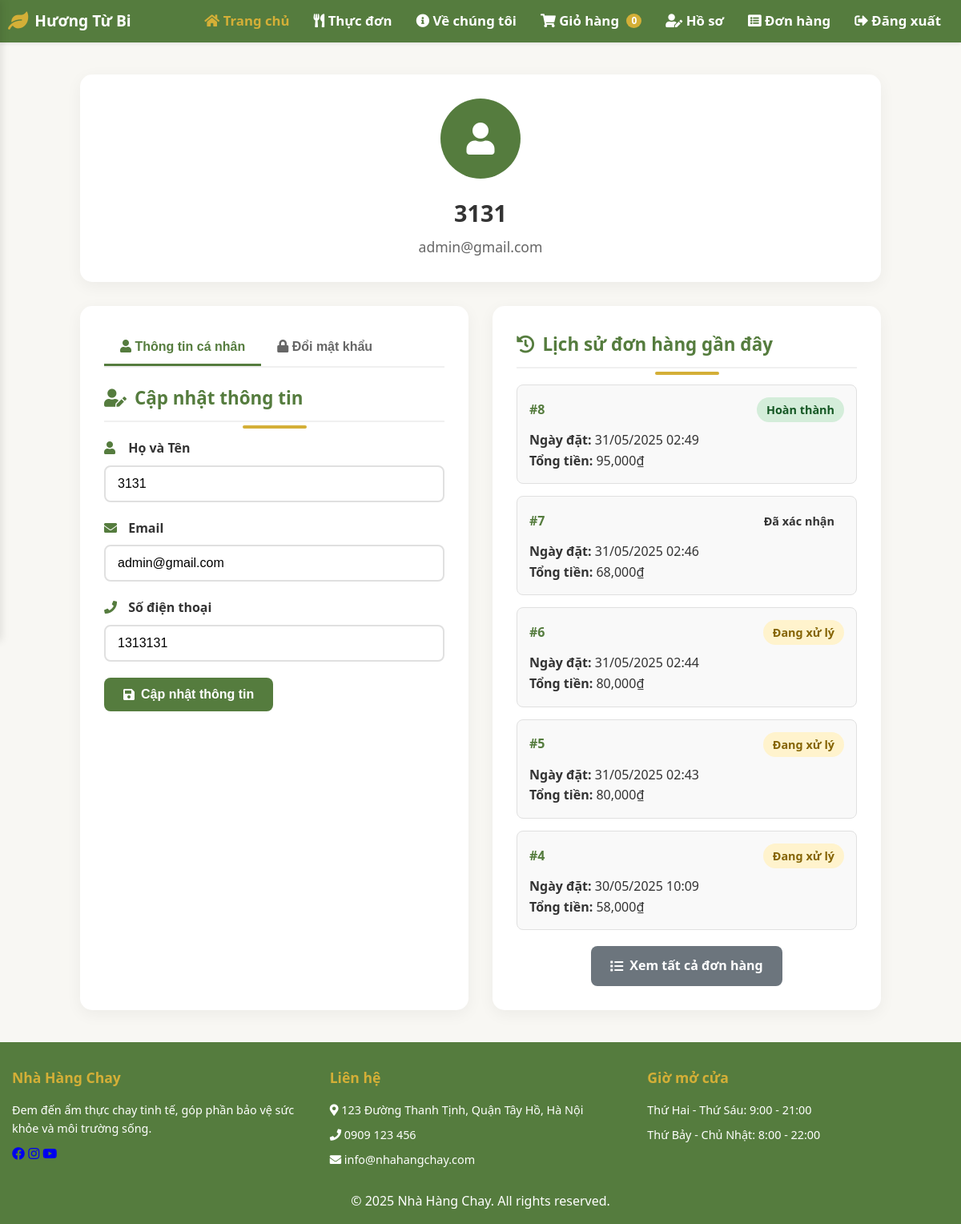
The app's page /profile.php (signed in) with its own data.
### tables this page shows
CREATE TABLE `users` (
  `id` int(11) NOT NULL,
  `name` varchar(100) DEFAULT NULL,
  `email` varchar(100) DEFAULT NULL,
  `role` varchar(100) DEFAULT NULL,
  `password` varchar(255) DEFAULT NULL,
  `created_at` timestamp NOT NULL DEFAULT current_timestamp(),
  `phone` varchar(50) NOT NULL,
  `status` varchar(50) NOT NULL DEFAULT 'active'
);

CREATE TABLE `orders` (
  `id` int(11) NOT NULL,
  `user_id` int(11) NOT NULL,
  `order_number` varchar(50) NOT NULL,
  `customer_name` varchar(100) NOT NULL,
  `customer_phone` varchar(20) NOT NULL,
  `customer_email` varchar(100) DEFAULT NULL,
  `delivery_address` text NOT NULL,
  `notes` text DEFAULT NULL,
  `payment_method` enum('cod','bank','momo','vnpay') DEFAULT 'cod',
  `subtotal` decimal(10,2) NOT NULL,
  `shipping_fee` decimal(10,2) NOT NULL,
  `total_amount` decimal(10,2) NOT NULL,
  `status` varchar(50) DEFAULT 'pending',
  `created_at` timestamp NOT NULL DEFAULT current_timestamp(),
  `updated_at` datetime NOT NULL DEFAULT current_timestamp(),
  `confirmed_at` datetime DEFAULT NULL,
  `shipped_at` datetime DEFAULT NULL,
  `delivered_at` datetime DEFAULT NULL,
  `completed_at` datetime DEFAULT NULL,
  `cancelled_at` datetime DEFAULT NULL
);

### helpers/database.php (called while the page is built, shortened)
<?php
function db_connect() {
    $host = 'localhost';
    $dbname = 'vegan';
    $username = 'root';
    $password = '';
    try {
        $pdo = new PDO("mysql:host=$host;dbname=$dbname;charset=utf8", $username, $password);
        $pdo->setAttribute(PDO::ATTR_ERRMODE, PDO::ERRMODE_EXCEPTION);
        return $pdo;
    } catch (PDOException $e) {
        die("Kết nối thất bại: " . $e->getMessage());
    }
}
function db_query_all($sql, $params = []) {
    $conn = db_connect();
    $stmt = $conn->prepare($sql);
    $stmt->execute($params);
    return $stmt->fetchAll(PDO::FETCH_ASSOC);
}
function db_query_one($sql, $params = []) {
    $conn = db_connect();
    $stmt = $conn->prepare($sql);
    $stmt->execute($params);
    return $stmt->fetch(PDO::FETCH_ASSOC);
}

### profile.php (the view, shortened to what this page needs)
<?php
require_once 'helpers/database.php';
$user_id = $_SESSION['user_id'];
try {
    $user = db_query_one("SELECT * FROM users WHERE id = ?", [$user_id]);
} catch (Exception $e) {
    $error_message = "Không thể lấy thông tin người dùng";
}
try {
    $orders = db_query_all("SELECT * FROM orders WHERE user_id = ? ORDER BY created_at DESC LIMIT 5", [$user_id]);
} catch (Exception $e) {
    $orders = [];
}
?>
<!DOCTYPE html>
<html lang="vi">
<head>
    <link rel="stylesheet" href="https://cdnjs.cloudflare.com/ajax/libs/font-awesome/5.15.3/css/all.min.css">
    <link rel="stylesheet" href="./assets/css/style.css">
</head>
<body>
    <?php include 'includes/header.php'; ?>
    <div class="profile-wrapper">
        <div class="profile-container">
            <div class="profile-header">
                <div class="profile-avatar">
                    <i class="fas fa-user"></i>
                </div>
                <div class="profile-name">
                    <?php echo htmlspecialchars($user['name']); ?>
                </div>
                <div class="profile-email">
                    <?php echo htmlspecialchars($user['email']); ?>
                </div>
            </div>
            <div class="profile-content">
                <div class="profile-section">
                    <div class="tabs">
                        <button class="tab active" onclick="showTab('profile-info')">
                            <i class="fas fa-user"></i> Thông tin cá nhân
                        </button>
                        <button class="tab" onclick="showTab('change-password')">
                            <i class="fas fa-lock"></i> Đổi mật khẩu
                        </button>
                    </div>
                    <div id="profile-info" class="tab-content active">
                        <h3 class="section-title">
                            <i class="fas fa-user-edit"></i>
                            Cập nhật thông tin
                        </h3>
                        <form method="POST" action="">
                            <div class="form-group">
                                <label for="name">
                                    <i class="fas fa-user"></i> Họ và Tên
                                </label>
                                <input type="text" id="name" name="name" required
                                    value="<?php echo htmlspecialchars($user['name']); ?>">
                            </div>
                            <div class="form-group">
                                <label for="email">
                                    <i class="fas fa-envelope"></i> Email
                                </label>
                                <input type="email" id="email" name="email" required
                                    value="<?php echo htmlspecialchars($user['email']); ?>">
                            </div>
                            <div class="form-group">
                                <label for="phone">
                                    <i class="fas fa-phone"></i> Số điện thoại
                                </label>
                                <input type="tel" id="phone" name="phone" required
                                    value="<?php echo htmlspecialchars($user['phone']); ?>">
                            </div>
                            <button type="submit" name="update_profile" class="btn btn-primary">
                                <i class="fas fa-save"></i> Cập nhật thông tin
                            </button>
                        </form>
                    </div>
                </div>
                <div class="profile-section">
                    <h3 class="section-title">
                        <i class="fas fa-history"></i>
                        Lịch sử đơn hàng gần đây
                    </h3>
                    <?php if (!empty($orders)): ?>
                        <?php foreach ($orders as $order): ?>
                            <div class="order-item">
                                <div class="order-header">
                                    <span class="order-id">#<?php echo htmlspecialchars($order['id']); ?></span>
                                    <span class="order-status status-<?php echo htmlspecialchars($order['status']); ?>">
                                        <?php
                                        $status_labels = [
                                            'pending' => 'Đang xử lý',
                                            'confirmed' => 'Đã xác nhận',
                                            'preparing' => 'Đang chuẩn bị',
                                            'completed' => 'Hoàn thành',
                                            'cancelled' => 'Đã hủy'
                                        ];
                                        echo $status_labels[$order['status']] ?? 'Không xác định';
                                        ?>
                                    </span>
                                </div>
                                <div class="order-details">
                                    <p><strong>Ngày đặt:</strong> <?php echo date('d/m/Y H:i', strtotime($order['created_at'])); ?></p>
                                    <p><strong>Tổng tiền:</strong> <?php echo number_format($order['total_amount']); ?>₫</p>
                                </div>
                            </div>
                        <?php endforeach; ?>
                        <div style="text-align: center; margin-top: 20px;">
                            <a href="orders.php" class="btn btn-secondary">
                                <i class="fas fa-list"></i> Xem tất cả đơn hàng
                            </a>
                        </div>
                    <?php endif; ?>
                </div>
            </div>
        </div>
    </div>
    <?php include 'includes/footer.php'; ?>
</body>
</html>

### assets/css/style.css (style rules this page uses)
:root { --primary-color: #557c3e; --accent-color: #d4af37; --text-dark: #333; --text-light: #fff; --bg-light: #f8f7f2; --bg-accent: #f2efdf; --highlight: #e74c3c; }
* { box-sizing: border-box; margin: 0; padding: 0; }
body { font-family: 'Segoe UI', Arial, sans-serif; margin: 0; background: var(--bg-light); color: var(--text-dark); line-height: 1.6; }
.section-title { text-align: center; color: var(--primary-color); margin-bottom: 25px; font-size: clamp(1.4rem, 3vw, 1.8rem); position: relative; font-weight: 700; }
.section-title:after { content: ""; position: absolute; width: 80px; height: 4px; background: var(--accent-color); bottom: -10px; left: 50%; transform: translateX(-50%); border-radius: 2px; }
.form-group { margin-bottom: 25px; }
.form-group label { display: block; margin-bottom: 8px; color: var(--text-dark); font-weight: 600; font-size: 15px; }
.form-group label i { color: var(--primary-color); margin-right: 8px; width: 18px; }
.form-group input { width: 100%; padding: 15px 18px; border: 2px solid #e1e5e9; border-radius: 10px; font-size: 15px; transition: all 0.3s ease; box-sizing: border-box; background: #fafafa; }

### profile.php (style rules this page uses)
.profile-wrapper { background: #f8f7f3; padding: 40px 20px; min-height: calc(100vh - 200px); }
.profile-container { max-width: 1000px; margin: 0 auto; }
.profile-header { background: #fff; border-radius: 15px; box-shadow: 0 5px 20px rgba(0, 0, 0, 0.05); padding: 30px; margin-bottom: 30px; text-align: center; }
.profile-avatar { width: 100px; height: 100px; background: #557c3e; border-radius: 50%; display: flex; align-items: center; justify-content: center; margin: 0 auto 20px; font-size: 2.5rem; color: white; }
.profile-name { font-size: 1.8rem; color: #333; margin-bottom: 5px; font-weight: bold; }
.profile-email { color: #666; font-size: 1.1rem; }
.profile-content { display: grid; grid-template-columns: 1fr 1fr; gap: 30px; }
.profile-section { background: #fff; border-radius: 15px; box-shadow: 0 5px 20px rgba(0, 0, 0, 0.05); padding: 30px; }
.section-title { color: #557c3e; font-size: 1.4rem; font-weight: bold; margin-bottom: 20px; padding-bottom: 10px; border-bottom: 2px solid #f0f0f0; display: flex; align-items: center; gap: 10px; }
.form-group { margin-bottom: 20px; }
.form-group label { display: block; margin-bottom: 8px; color: #333; font-weight: 600; font-size: 1rem; }
.form-group label i { margin-right: 8px; color: #557c3e; }
.form-group input { width: 100%; padding: 12px 15px; border: 2px solid #e0e0e0; border-radius: 8px; font-size: 1rem; transition: all 0.3s ease; background: #fff; }
.btn { padding: 12px 24px; border: none; border-radius: 8px; font-size: 1rem; font-weight: bold; cursor: pointer; transition: all 0.3s ease; text-decoration: none; display: inline-flex; align-items: center; gap: 8px; justify-content: center; }
.btn-primary { background: #557c3e; color: white; }
.btn-secondary { background: #6c757d; color: white; }
.order-item { padding: 15px; border: 1px solid #e0e0e0; border-radius: 8px; margin-bottom: 15px; background: #f9f9f9; }
.order-header { display: flex; justify-content: space-between; align-items: center; margin-bottom: 10px; }
.order-id { font-weight: bold; color: #557c3e; }
.order-status { padding: 4px 12px; border-radius: 20px; font-size: 0.9rem; font-weight: bold; }
.status-pending { background: #fff3cd; color: #856404; }
.status-completed { background: #d4edda; color: #155724; }
.tabs { display: flex; margin-bottom: 20px; border-bottom: 2px solid #f0f0f0; }
.tab { padding: 12px 20px; background: none; border: none; color: #666; cursor: pointer; font-size: 1rem; font-weight: 600; transition: all 0.3s ease; border-bottom: 3px solid transparent; }
.tab.active { color: #557c3e; border-bottom-color: #557c3e; }
.tab-content { display: none; }
.tab-content.active { display: block; }

### records on screen
users: name "3131", email "admin@gmail.com", phone "1313131"
orders: id "8", status "Hoàn thành", created_at "31/05/2025 02:49", total_amount "95,000"
orders: id "7", status "Đã xác nhận", created_at "31/05/2025 02:46", total_amount "68,000"
orders: id "6", status "Đang xử lý", created_at "31/05/2025 02:44", total_amount "80,000"
orders: id "5", status "Đang xử lý", created_at "31/05/2025 02:43", total_amount "80,000"
orders: id "4", status "Đang xử lý", created_at "30/05/2025 10:09", total_amount "58,000"
